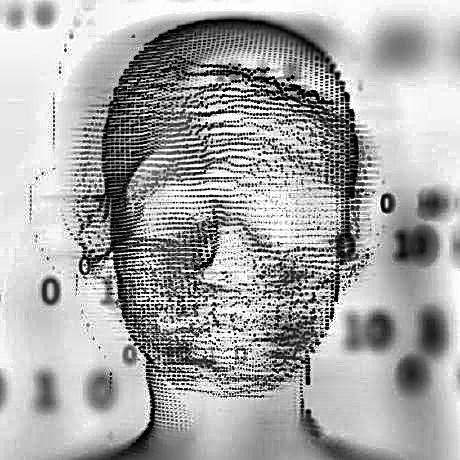
#> input picture source-prepped.png, 460 x 460 px
$ python make_ascii_svg.py
#> lines starting #> are read from the running program, lines starting #| are printed output that depends on the picture
#!/usr/bin/env python3
"""Convert the prepped grayscale photo into a living, matrix-green ASCII SVG.

Reads source-prepped.png (made by prep_photo.py), downsamples it to a
character grid, and maps brightness to a glyph density ramp. Darker areas of
the photo print denser glyphs in brighter green, so the subject glows out of
the dark background like a phosphor terminal.

The portrait types itself in row by row (a glowing block cursor rides each
wipe), and then — unlike a type-once-and-freeze SVG — it stays alive forever:

  * a scanline sweeps down the portrait on an infinite loop
  * random glyphs flicker bright like a CRT refreshing
  * everything is SMIL inside the SVG, so GitHub plays it in an <img>

    python scripts/make_ascii_svg.py            # writes ascii-portrait.svg
    STATIC=1 python scripts/make_ascii_svg.py   # frozen frame for previews
"""

from __future__ import annotations

import html
import os
import random
from pathlib import Path

import numpy as np
from PIL import Image

ROOT = Path(__file__).resolve().parent.parent
SOURCE = ROOT / "source-prepped.png"
OUT = ROOT / "ascii-portrait.svg"

# --- character grid --------------------------------------------------------
COLS = 100
CHAR_W = 7.2          # px per character cell (monospace advance)
CHAR_H = 13.0         # px per row (line height)
# A terminal cell is taller than wide, so vertical sampling must compensate
# or the face comes out stretched.
ASPECT = CHAR_W / CHAR_H

# bright (sparse) -> dark (dense); the leading space clears the background
RAMP = " .`:-=+*cs#%@"

# --- look: matrix green ----------------------------------------------------
# Density tier -> green. Sparse glyphs sit dim in the background; dense
# glyphs (the subject) burn neon. GitHub's own contribution ramp, extended.
TIER_COLORS = ["#0e4429", "#1a7f37", "#26a641", "#39d353", "#7ee787"]
CURSOR = "#7ee787"
FLICKER = "#b7ffd0"
FONT_SIZE = 11

# --- timing ----------------------------------------------------------------
ROW_WIPE_S = 0.55      # each row's left-to-right wipe duration
ROW_STAGGER_S = 0.055  # delay between successive rows starting
SCAN_PERIOD_S = 5.5    # scanline loop duration
N_FLICKERS = 70        # glyphs that keep flickering after the type-in
STATIC = os.environ.get("STATIC") == "1"

random.seed(1729)      # deterministic flicker layout run-to-run


def load_grid() -> np.ndarray:
    """Downsample the prepped image to a COLS-wide grid of 0-255 values."""
    img = Image.open(SOURCE).convert("L")
#> img is the input picture: PIL image 460x460 L; min 0, max 255, mean 168.6
    rows = max(1, round(COLS * (img.height / img.width) * ASPECT))
#> rows = 55
    img = img.resize((COLS, rows), Image.LANCZOS)
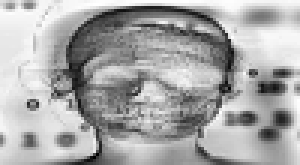
#> img: PIL image 100x55 L (shown 3 times larger); min 2, max 255, mean 168.6
    return np.asarray(img, dtype=np.uint8)


def to_indices(grid: np.ndarray) -> np.ndarray:
    """Map brightness to ramp indices: 0 = space, len(RAMP)-1 = densest."""
    idx = (grid.astype(np.float32) / 255.0 * (len(RAMP) - 1)).round().astype(int)
    return (len(RAMP) - 1) - idx   # brightness 255 -> 0 (space)
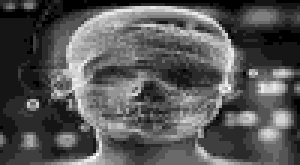
#> returned value: shape (55, 100) int64 (shown 3 times larger); min 0, max 12, mean 4.06; drawn with min black and max white


def tier_of(ramp_idx: int) -> int:
    """Quantize a nonzero ramp index into a color tier."""
    t = (ramp_idx - 1) / max(len(RAMP) - 2, 1)
    return min(len(TIER_COLORS) - 1, round(t * (len(TIER_COLORS) - 1)))


def row_tspans(row: np.ndarray, y: float) -> tuple[str, float]:
    """One row as color-tiered tspan runs; returns (markup, right edge px)."""
    spans: list[str] = []
    right = 0.0
    col = 0
    n = len(row)
    while col < n:
        idx = int(row[col])
        if idx == 0:
            col += 1
            continue
        tier = tier_of(idx)
        start = col
        chars: list[str] = []
        # extend the run while the tier stays the same (spaces end a run)
        while col < n and int(row[col]) != 0 and tier_of(int(row[col])) == tier:
            chars.append(RAMP[int(row[col])])
            col += 1
        run_w = round(len(chars) * CHAR_W, 2)
        x = round(start * CHAR_W, 2)
        spans.append(
            f'<tspan x="{x}" y="{y}" textLength="{run_w}" '
            f'lengthAdjust="spacingAndGlyphs" fill="{TIER_COLORS[tier]}">'
            f'{html.escape("".join(chars))}</tspan>'
        )
        right = x + run_w
    return "".join(spans), right


def build_svg(idx: np.ndarray) -> str:
    n_rows = len(idx)
#> n_rows = 55
    width = round(COLS * CHAR_W)
    height = round(n_rows * CHAR_H + CHAR_H)
#> height = 728
    type_in_end = round(n_rows * ROW_STAGGER_S + ROW_WIPE_S, 2)
#> type_in_end = 3.58
    loops_begin = round(type_in_end + 0.6, 2)
#> loops_begin = 4.18

    p: list[str] = []
    p.append(
        f'<svg xmlns="http://www.w3.org/2000/svg" width="{width}" height="{height}" '
        f'viewBox="0 0 {width} {height}" role="img" '
        f'aria-label="Matrix-green ASCII art portrait that types itself in and stays animated">'
    )
    p.append(
        "<style>text{font-family:'SFMono-Regular',Consolas,'Liberation Mono',Menlo,monospace;"
        f"font-size:{FONT_SIZE}px;white-space:pre;}}</style>"
    )
    p.append(
        '<defs>'
        '<filter id="glow" x="-60%" y="-60%" width="220%" height="220%">'
        '<feGaussianBlur stdDeviation="1.4" result="b"/>'
        '<feMerge><feMergeNode in="b"/><feMergeNode in="SourceGraphic"/></feMerge>'
        '</filter>'
        '<linearGradient id="scan" x1="0" y1="0" x2="0" y2="1">'
        '<stop offset="0" stop-color="#39d353" stop-opacity="0"/>'
        '<stop offset="0.5" stop-color="#39d353" stop-opacity="0.22"/>'
        '<stop offset="1" stop-color="#39d353" stop-opacity="0"/>'
        '</linearGradient>'
        '</defs>'
    )
    # Transparent background: inherits GitHub's light or dark page color.

    # --- the glyph rows, typed in row by row -------------------------------
    flicker_pool: list[tuple[float, float, str]] = []   # (x, y, char)
    for i in range(n_rows):
        y = round((i + 1) * CHAR_H, 2)
        spans, right = row_tspans(idx[i], y)
        if not spans:
            continue

        # remember bright glyphs as flicker candidates
        for col in range(COLS):
            v = int(idx[i][col])
            if v and tier_of(v) >= 3:
                flicker_pool.append((round(col * CHAR_W, 2), y, RAMP[v]))

        if STATIC:
            p.append(f"<text>{spans}</text>")
            continue

        begin = round(i * ROW_STAGGER_S, 3)
        clip_id = f"r{i}"
        # The clip rect grows 0 -> row width, revealing glyphs already in
        # place: a left-to-right wipe rather than characters sliding around.
        p.append(f'<clipPath id="{clip_id}"><rect x="0" y="{round(y - CHAR_H, 2)}" '
                 f'width="0" height="{CHAR_H + 2}">'
                 f'<animate attributeName="width" from="0" to="{right}" '
                 f'begin="{begin}s" dur="{ROW_WIPE_S}s" fill="freeze" '
                 f'calcMode="linear"/></rect></clipPath>')
        p.append(f'<g clip-path="url(#{clip_id})"><text>{spans}</text></g>')
        # Glowing block cursor riding the wipe edge, hidden once its row is done.
        p.append(
            f'<rect x="0" y="{round(y - FONT_SIZE, 2)}" width="{CHAR_W}" '
            f'height="{FONT_SIZE + 2}" fill="{CURSOR}" opacity="0" filter="url(#glow)">'
            f'<animate attributeName="x" from="0" to="{right}" '
            f'begin="{begin}s" dur="{ROW_WIPE_S}s" fill="freeze"/>'
            f'<animate attributeName="opacity" values="0;0.9;0.9;0" '
            f'keyTimes="0;0.05;0.9;1" begin="{begin}s" dur="{ROW_WIPE_S + 0.15}s" '
            f'fill="freeze"/></rect>'
        )
#> this loop made 55 passes
#> right on passes 1 to 4: 662.4, 720, 720, 720

    if not STATIC:
        # --- infinite scanline sweep ---------------------------------------
        p.append(
            f'<rect x="0" y="0" width="{width}" height="30" fill="url(#scan)" '
            f'opacity="0">'
            f'<animate attributeName="opacity" from="0" to="1" '
            f'begin="{loops_begin}s" dur="0.4s" fill="freeze"/>'
            f'<animate attributeName="y" from="-32" to="{height}" '
            f'begin="{loops_begin}s" dur="{SCAN_PERIOD_S}s" '
            f'repeatCount="indefinite" calcMode="linear"/></rect>'
        )
        # --- CRT glyph flicker, forever ------------------------------------
        chosen = random.sample(flicker_pool, min(N_FLICKERS, len(flicker_pool)))
        for x, y, ch in chosen:
            delay = round(loops_begin + random.uniform(0, 6.0), 2)
            period = round(random.uniform(2.2, 6.5), 2)
            p.append(
                f'<text x="{x}" y="{y}" fill="{FLICKER}" opacity="0" '
                f'filter="url(#glow)" textLength="{CHAR_W}" '
                f'lengthAdjust="spacingAndGlyphs">{html.escape(ch)}'
                f'<animate attributeName="opacity" values="0;1;0;0" '
                f'keyTimes="0;0.05;0.14;1" begin="{delay}s" dur="{period}s" '
                f'repeatCount="indefinite"/></text>'
            )
#> this loop made 70 passes
#> (x, y, ch) on passes 1 to 12: (475.2, 650, 's'), (266.4, 65, '%'), (172.8, 390, '%'), (165.6, 468, 'c'), (136.8, 416, '#'), (180, 156, '#'), (230.4, 689, 's'), (453.6, 65, '#'), (468, 156, '#'), (540, 260, 's'), (194.4, 507, 'c'), (662.4, 338, 'c')

    p.append("</svg>")
    return "".join(p)


def main() -> int:
    if not SOURCE.exists():
        print(f"error: {SOURCE.name} not found — run prep_photo.py first")
        return 1
    svg = build_svg(to_indices(load_grid()))
    OUT.write_text(svg, encoding="utf-8")
    mode = "static" if STATIC else "animated"
    print(f"wrote {OUT.name} ({mode}, {len(svg) / 1024:.0f} KB)")
#| wrote ascii-portrait.svg (animated, 193 KB)
    return 0


if __name__ == "__main__":
    raise SystemExit(main())
#> (the program exits here)
